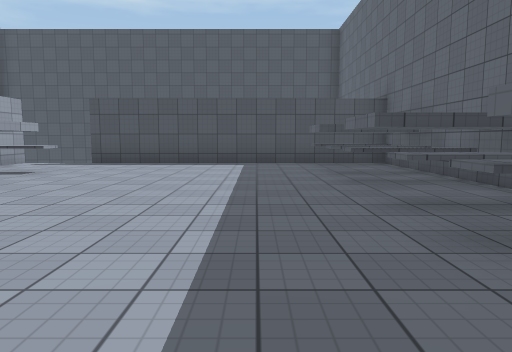
view 1 (above)

17 first-person views from a walk through a scene from a Unity 3-D project. The camera is 1.3 m above the floor, tilts 6° down and sees 70° across. The floor is counted in squares, 2 m on a side. Each view is taken from the middle of a square. On the plan, view 1 faces up. The plan holds only what a view shows up to about 11 squares ahead; the rest is blank. The place goes on beyond the plan. The player is left out. Surface patterns are stand-ins for the level's own textures.

view 2
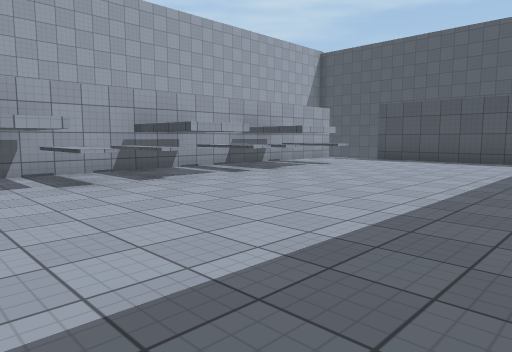

view 3
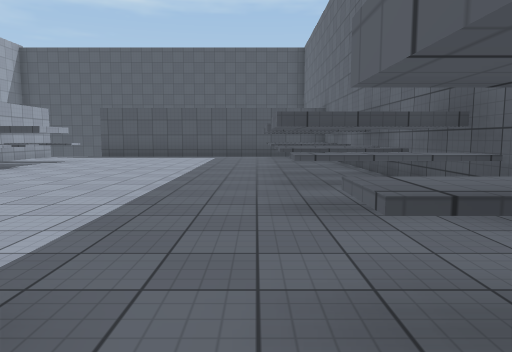

view 4
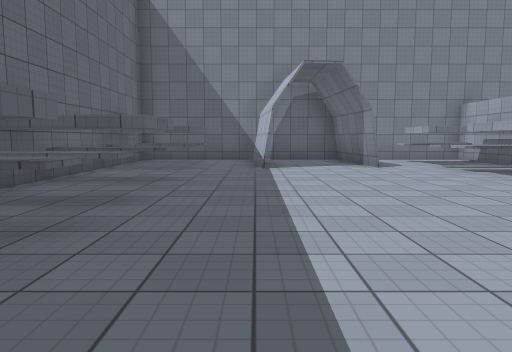

view 5
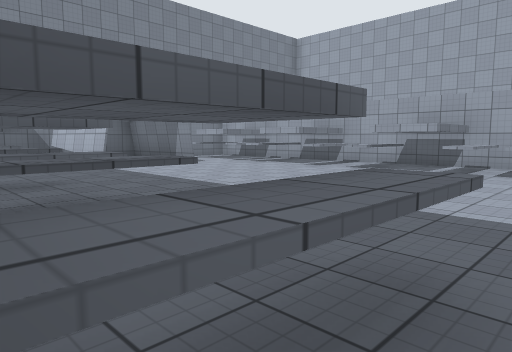

view 6
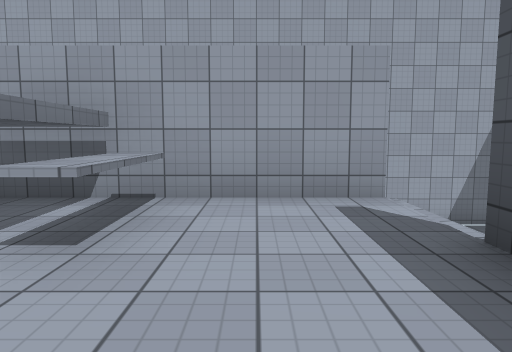

view 7
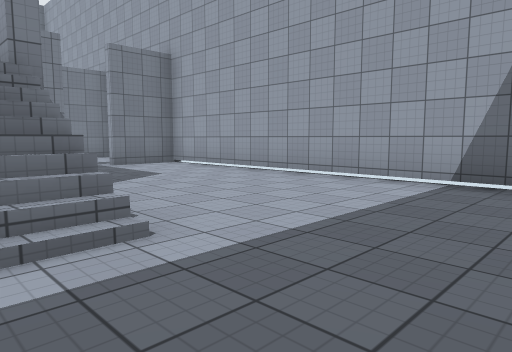

view 8
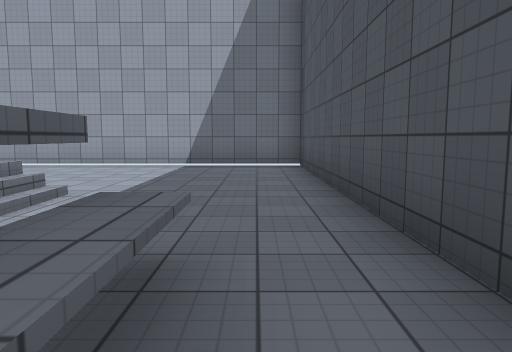

view 9
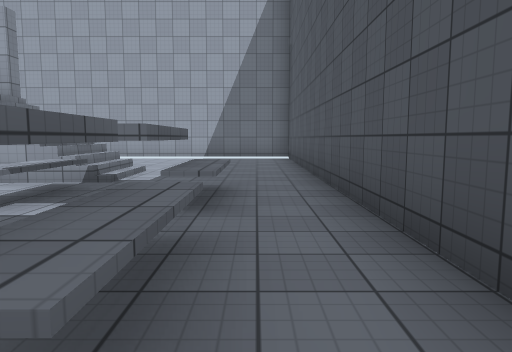

view 10
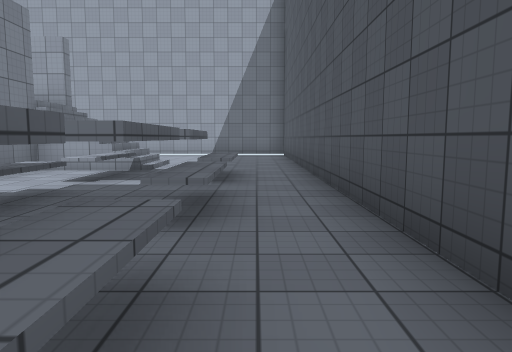

view 11
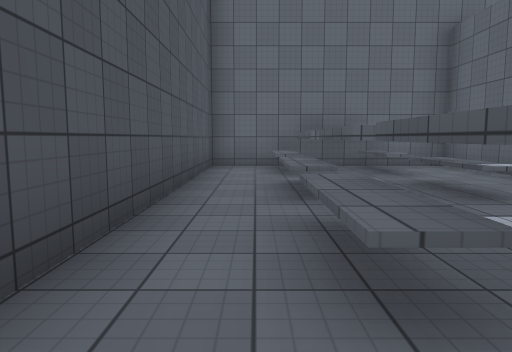

view 12
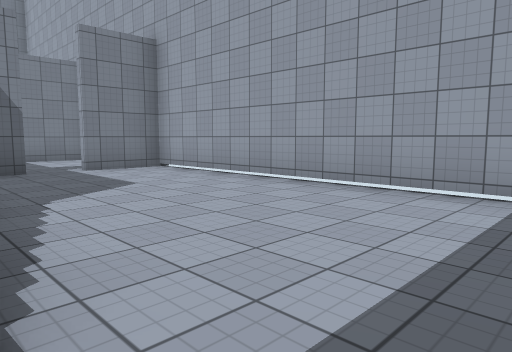

view 13
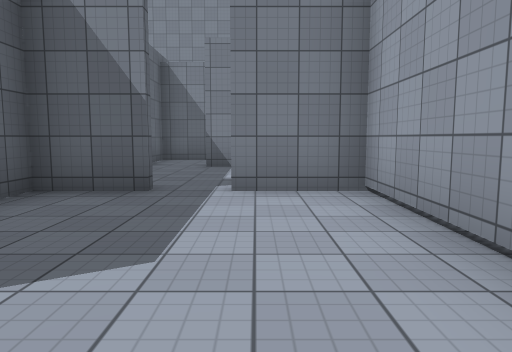

view 14
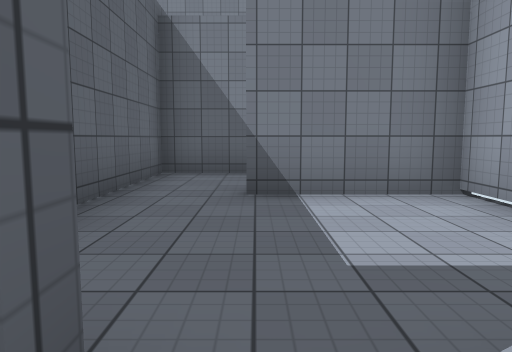

view 15
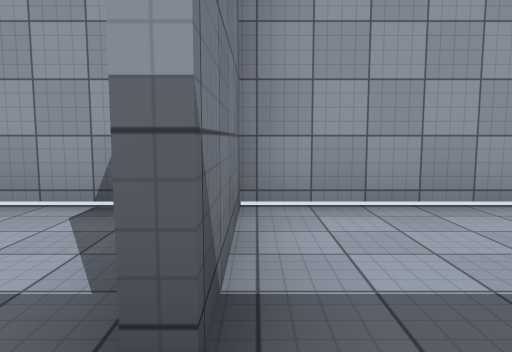

view 16
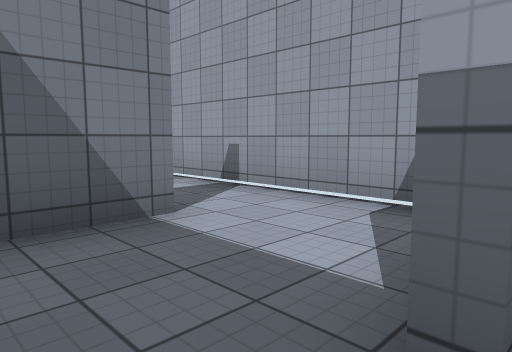

view 17
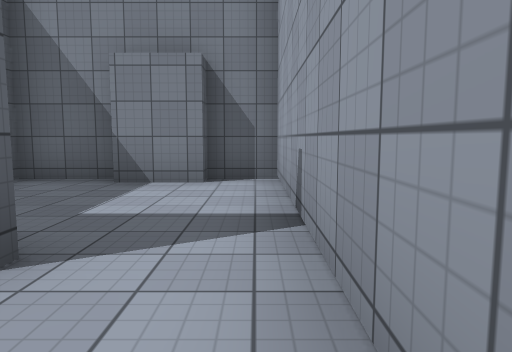

### Floor plan
Key: @ floor where view 1 was taken; # wall or solid block; . main floor; : floor 2.75 m higher than the main floor; / step, stairs or slope; ^ raised ledge; T thing the floor can be seen under or through.
Columns run from 11 left of view 1 to 4 right of it. Each row starts with its distance up from view 1.
 15 ################
 14 #..............#
 13 #......##.##.###
 12 #....//##.##.###
 11 #....//........#
 10 #....///.......#
  9 #....#:#########
  8 #....#:::::::##
  7 #....#^^:::::###
  6 #....###:::::::#
  5 ###.###^:::::###
  4 #....#^^:::::###
  3 #....###:::::::#
  2 ####.#^^:::::TT
  1 #....#^^:::::TT
  0 #....###:::@:^^
 -1 #..###^^:::::::#
 -2 #....##^#::#:###
 -3 #....#####:#:##
 -4 #....#   #:#:^^
 -5 ######   ######

Positions as (right, up) in squares from view 1, and headings:
1: (0, 0), facing up
2: (1, -1), facing up-left
3: (1, -3), facing up
4: (0, 6), facing down
5: (3, 6), facing down-left
6: (-2, 8), facing left
7: (-5, 14), facing down-left
8: (-2, 14), facing left
9: (1, 14), facing left
10: (3, 14), facing left
11: (-5, 14), facing right
12: (-6, 13), facing down-left
13: (-9, 10), facing down
14: (-8, 6), facing down
15: (-7, 2), facing left
16: (-7, 2), facing down-left
17: (-10, 1), facing down
